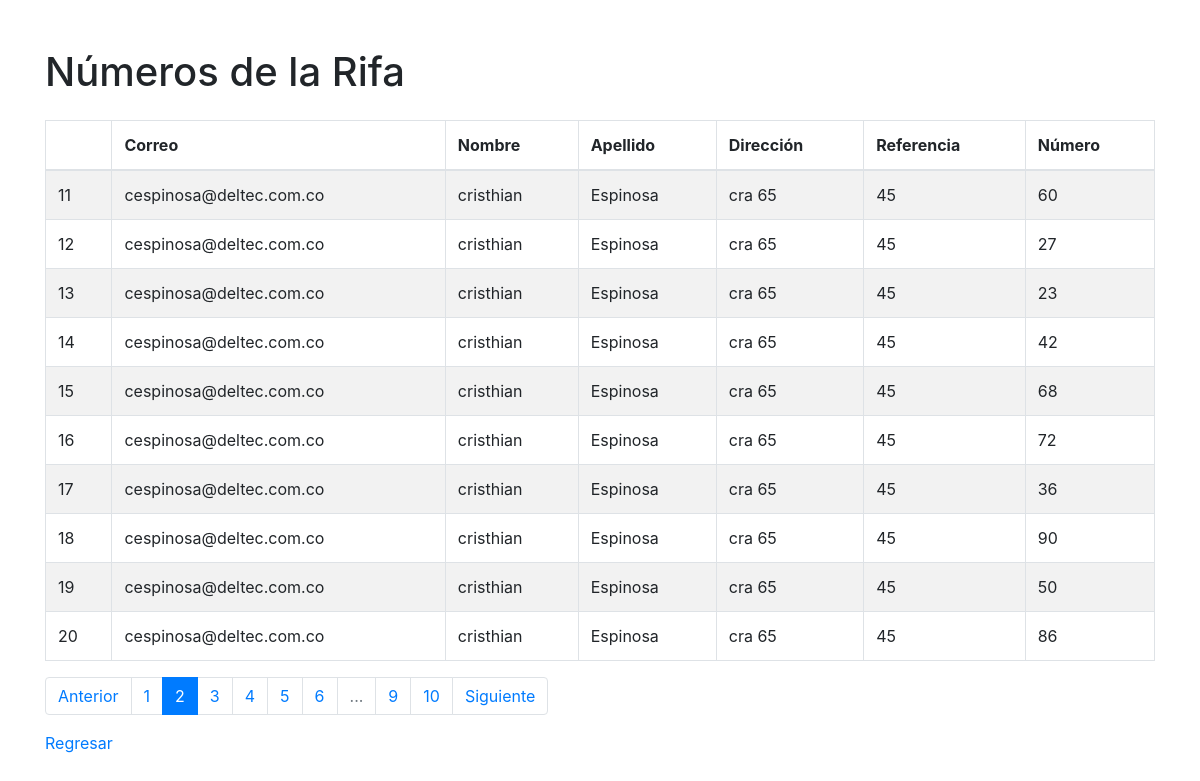
The page /ver_numeros/2 on the database its author committed.
### app.py (models this page shows)
class RaffleNumber(db.Model):
    id = db.Column(db.Integer, primary_key=True)
    number = db.Column(db.Integer, unique=True, nullable=False)
    person_id = db.Column(db.Integer, db.ForeignKey('person.id'), nullable=False)

class Person(db.Model):
    id = db.Column(db.Integer, primary_key=True)
    first_name = db.Column(db.String(50), nullable=False)
    last_name = db.Column(db.String(50), nullable=False)
    address = db.Column(db.String(200), nullable=False)
    reference_number = db.Column(db.String(100), nullable=False)
    email = db.Column(db.String(120), nullable=False)
    raffle_numbers = db.relationship('RaffleNumber', backref='person', lazy=True)

### app.py (the view)
@app.route('/ver_numeros')
@app.route('/ver_numeros/<int:page>')
def ver_numeros(page=1):
    per_page = 10
    numeros_paginados = RaffleNumber.query.paginate(page=page, per_page=per_page, error_out=False)
    return render_template('ver_numeros.html', numeros_paginados=numeros_paginados)

### templates/ver_numeros.html (shortened to what this page needs)
<!doctype html>
<html lang="en">
  <head>
    <link rel="stylesheet" href="https://stackpath.bootstrapcdn.com/bootstrap/4.5.2/css/bootstrap.min.css">
  </head>
  <body>
    <div class="container mt-5">
      <h1 class="mb-4">Números de la Rifa</h1>
      <div class="table-responsive">
        <table class="table table-bordered table-striped">
          <thead>
            <tr>
              <th></th>
              <th>Correo</th>
              <th>Nombre</th>
              <th>Apellido</th>
              <th>Dirección</th>
              <th>Referencia</th>
              <th>Número</th>
            </tr>
          </thead>
          <tbody>
            {% for numero in numeros_paginados.items %}
              <tr>
                <td>{{ loop.index + (numeros_paginados.page - 1) * numeros_paginados.per_page }}</td>
                <td>{{ numero.person.email }}</td>
                <td>{{ numero.person.first_name }}</td>
                <td>{{ numero.person.last_name }}</td>
                <td>{{ numero.person.address }}</td>
                <td>{{ numero.person.reference_number }}</td>
                <td>{{ numero.number }}</td>
              </tr>
            {% endfor %}
          </tbody>
        </table>
      </div>
      <nav aria-label="Page navigation">
        <ul class="pagination">
          {% if numeros_paginados.has_prev %}
            <li class="page-item"><a class="page-link" href="{{ url_for('ver_numeros', page=numeros_paginados.prev_num) }}">Anterior</a></li>
          {% else %}
            <li class="page-item disabled"><a class="page-link" href="#">Anterior</a></li>
          {% endif %}
          {% for page_num in numeros_paginados.iter_pages() %}
            {% if page_num %}
              {% if page_num == numeros_paginados.page %}
                <li class="page-item active"><a class="page-link" href="#">{{ page_num }}</a></li>
              {% else %}
                <li class="page-item"><a class="page-link" href="{{ url_for('ver_numeros', page=page_num) }}">{{ page_num }}</a></li>
              {% endif %}
            {% else %}
              <li class="page-item disabled"><a class="page-link" href="#">...</a></li>
            {% endif %}
          {% endfor %}
          {% if numeros_paginados.has_next %}
            <li class="page-item"><a class="page-link" href="{{ url_for('ver_numeros', page=numeros_paginados.next_num) }}">Siguiente</a></li>
          {% else %}
            <li class="page-item disabled"><a class="page-link" href="#">Siguiente</a></li>
          {% endif %}
        </ul>
      </nav>
      <a href="{{ url_for('index') }}">Regresar</a>
    </div>
  </body>
</html>

### rows shown on the page
RaffleNumber: person.email "cespinosa@deltec.com.co", person.first_name "cristhian", person.last_name "Espinosa", person.address "cra 65", person.reference_number "45", number "60"
RaffleNumber: person.email "cespinosa@deltec.com.co", person.first_name "cristhian", person.last_name "Espinosa", person.address "cra 65", person.reference_number "45", number "27"
RaffleNumber: person.email "cespinosa@deltec.com.co", person.first_name "cristhian", person.last_name "Espinosa", person.address "cra 65", person.reference_number "45", number "23"
RaffleNumber: person.email "cespinosa@deltec.com.co", person.first_name "cristhian", person.last_name "Espinosa", person.address "cra 65", person.reference_number "45", number "42"
RaffleNumber: person.email "cespinosa@deltec.com.co", person.first_name "cristhian", person.last_name "Espinosa", person.address "cra 65", person.reference_number "45", number "68"
RaffleNumber: person.email "cespinosa@deltec.com.co", person.first_name "cristhian", person.last_name "Espinosa", person.address "cra 65", person.reference_number "45", number "72"
RaffleNumber: person.email "cespinosa@deltec.com.co", person.first_name "cristhian", person.last_name "Espinosa", person.address "cra 65", person.reference_number "45", number "36"
RaffleNumber: person.email "cespinosa@deltec.com.co", person.first_name "cristhian", person.last_name "Espinosa", person.address "cra 65", person.reference_number "45", number "90"
RaffleNumber: person.email "cespinosa@deltec.com.co", person.first_name "cristhian", person.last_name "Espinosa", person.address "cra 65", person.reference_number "45", number "50"
RaffleNumber: person.email "cespinosa@deltec.com.co", person.first_name "cristhian", person.last_name "Espinosa", person.address "cra 65", person.reference_number "45", number "86"

### other values the page prints
{{ page_num }} "1" "3" "4" "5" "6" "9" "10"
{{ page_num }} "2"
